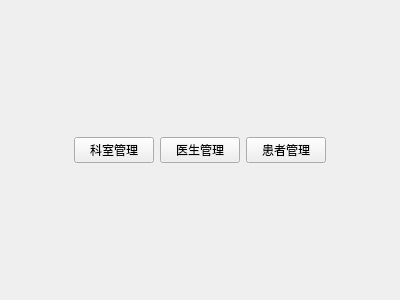
<?xml version="1.0" encoding="UTF-8"?>
<ui version="4.0">
 <class>WelcomeView</class>
 <widget class="QWidget" name="WelcomeView">
  <property name="geometry">
   <rect>
    <x>0</x>
    <y>0</y>
    <width>400</width>
    <height>300</height>
   </rect>
  </property>
  <property name="windowTitle">
   <string>欢迎</string>
  </property>
  <layout class="QGridLayout" name="gridLayout">
   <item row="0" column="0">
    <spacer name="horizontalSpacer">
     <property name="orientation">
      <enum>Qt::Orientation::Horizontal</enum>
     </property>
     <property name="sizeHint" stdset="0">
      <size>
       <width>98</width>
       <height>20</height>
      </size>
     </property>
    </spacer>
   </item>
   <item row="0" column="1">
    <layout class="QHBoxLayout" name="horizontalLayout">
     <item>
      <widget class="QPushButton" name="pushButton">
       <property name="text">
        <string>科室管理</string>
       </property>
      </widget>
     </item>
     <item>
      <widget class="QPushButton" name="pushButton_3">
       <property name="text">
        <string>医生管理</string>
       </property>
      </widget>
     </item>
     <item>
      <widget class="QPushButton" name="pushButton_2">
       <property name="text">
        <string>患者管理</string>
       </property>
      </widget>
     </item>
    </layout>
   </item>
   <item row="0" column="2">
    <spacer name="horizontalSpacer_2">
     <property name="orientation">
      <enum>Qt::Orientation::Horizontal</enum>
     </property>
     <property name="sizeHint" stdset="0">
      <size>
       <width>98</width>
       <height>20</height>
      </size>
     </property>
    </spacer>
   </item>
  </layout>
 </widget>
 <resources/>
 <connections/>
</ui>
